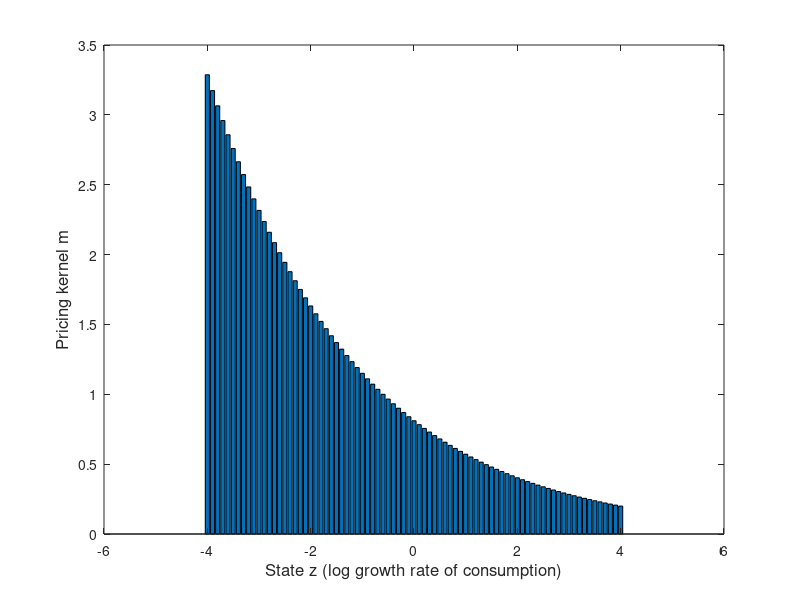
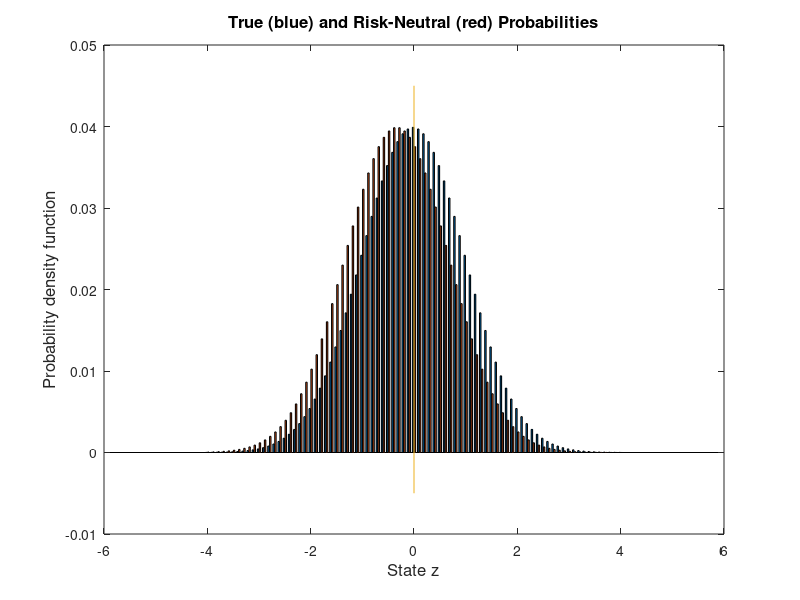

Source code (MATLAB) for these figures, in order: (Note: this script raises an error after producing the figures.)
% -------------------------------------------------------------------------
% Take arbitrary distribution over a state space and compute 
% pricing kernel and risk neutral probabilities for power utility.  
% Notation:  c^(1-alpha)/(1-alpha)
% For the course, "Macroeconomic Foundations for Asset Prices," NYU Stern.
% Written by:  Dave Backus @ NYU 
% -------------------------------------------------------------------------
format compact 
format short 
clear all 
clf
disp(' ') 
disp('------------------------------------------------------------------')
disp('Pricing kernel and risk-neutral probs with power utility')
disp('------------------------------------------------------------------')
disp(' ')

% disp(' ')
disp('1. Basic inputs') 

% define probs over arbitrary state grid 
zmax = 4; dz = 0.1; 
z = [-zmax:dz:zmax]';
%nz = length(z);
% skewness and (excess) kurtosis
gamma1 = 0 
gamma2 = 0.0     
% Gram-Charlier distribution (normal if gamma1 = gamma2 = 0) 
p = exp(-z.^2/2).*(1 + gamma1*(z.^3-3*z)/6 + gamma2*(z.^4-6*z.^2+3)/24);       
checkprobssum2one = sum(p)*dz/sqrt(2*pi)
p = p/sum(p);

% rep agent parameters 
alpha = 10
beta = 0.99 
lambda = 1

%{
% Bernoulli (an alternative, comment out if not needed)
z = [-1; 1];
p = [0.5; 0.5];  
%}

% logg is a linear function of z 
mug = 0.02  
sigmag = 0.035 
logg = mug + sigmag*z;                      
g = exp(logg);

disp(' ')
disp('Properties of log g (check to see if we replicate inputs)') 
disp('mean, std, gamma1, gamma2') 
kappa1 = p'*logg;
dev = logg - kappa1;
kappa2 = p'*dev.^2;
kappa3 = p'*dev.^3;
kappa4 = p'*dev.^4;
[kappa1 sqrt(kappa2) kappa3/kappa2^1.5 kappa4/kappa2^2-3]

%%
% pricing kernel
m = beta*g.^(-alpha);

% entropy 
disp(' ')
disp('Moments of log m (mean, std, gamma1, gamma2)') 
logm = log(m);
kappa1 = p'*logm;
dev = logm - kappa1;
kappa2 = p'*dev.^2;
kappa3 = p'*dev.^3;
kappa4 = p'*dev.^4;
[kappa1 sqrt(kappa2) kappa3/kappa2^1.5 kappa4/kappa2^2-3]
Elogm = kappa1;
logEm = log(p'*m);
Lm = logEm - Elogm
Lm_lognormal = kappa2/2

% p*
q1 = p'*m
pstar = p.*m/q1;
checkonepstar = sum(pstar)
% equity 
qe = sum(p.*m.*g)

% Figures 
FontSize = 12;
FontName = 'Helvetica';  % or 'Times' 
LineWidth = 1.5;

figure(1) 
bar(z, m)
%line([0 0], [-0.005 0.045])
%title('True (blue) and Risk-Neutral (red) Probabilities','FontSize',FontSize,'FontName',FontName) 
xlabel('State z (log growth rate of consumption)','FontSize',FontSize,'FontName',FontName)
ylabel('Pricing kernel m','FontSize',FontSize,'FontName',FontName)

figure(2) 
bar(z, [p pstar])
line([0 0], [-0.005 0.045])
title('True (blue) and Risk-Neutral (red) Probabilities','FontSize',FontSize,'FontName',FontName) 
xlabel('State z','FontSize',FontSize,'FontName',FontName)
ylabel('Probability density function','FontSize',FontSize,'FontName',FontName)

%%
syms s alpha lambda

k = - log(1-s/lambda)
kstar = subs(k,s,s-alpha) - subs(k,s,-alpha)

